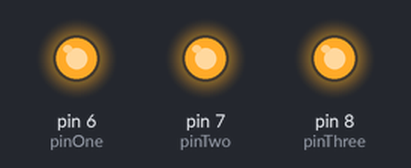
The sketch below on a simulated Arduino Uno, built with avr-gcc and run on an emulated ATmega328P. Parts: output pins drawn as LEDs (lit = HIGH).

Above: at 2.2 s.
At 2.7 s:
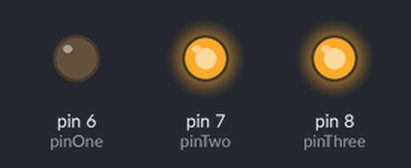
At 3.3 s:
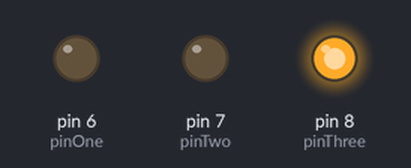
At 4.92 s:
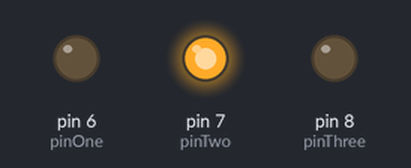
At 5.3 s:
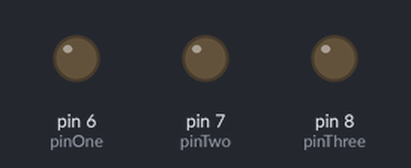
At 6.3 s:
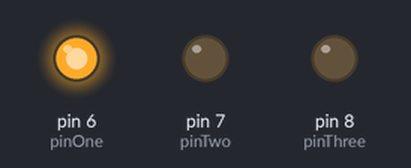
Timing chart, 0 to 6.7 s (numbered marks = the images above):
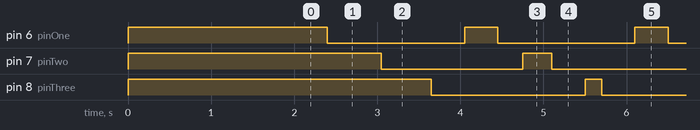

Measured:
- by itself, pin 6 (pinOne): alternates HIGH for 0.40 s and LOW for 1.7 s
- by itself, pin 7 (pinTwo): alternates HIGH for 0.35 s and LOW for 1.7 s
- by itself, pin 8 (pinThree): alternates HIGH for 0.20 s and LOW for 1.9 s

The sketch:

sketch_feb17a.ino
```cpp
#define pinOne 6
#define pinTwo 7
#define pinThree 8

void setup() {
  pinMode(pinOne, OUTPUT);
  pinMode(pinTwo, OUTPUT);
  pinMode(pinThree, OUTPUT);

  digitalWrite(pinOne, HIGH);
  digitalWrite(pinTwo, HIGH);
  digitalWrite(pinThree, HIGH);
  delay(2000);
}

void loop() {
  manipPinOne();
  manipPinTwo();
  manipPinThree();
}

void manipPinOne() {
  digitalWrite(pinOne, HIGH);
  delay(400);
  digitalWrite(pinOne, LOW);
  delay(300);
}

void manipPinTwo() {
  digitalWrite(pinTwo, HIGH);
  delay(350);
  digitalWrite(pinTwo, LOW);
  delay(400);
}

void manipPinThree() {
  digitalWrite(pinThree, HIGH);
  delay(200);
  digitalWrite(pinThree, LOW);
  delay(400);
}
```
